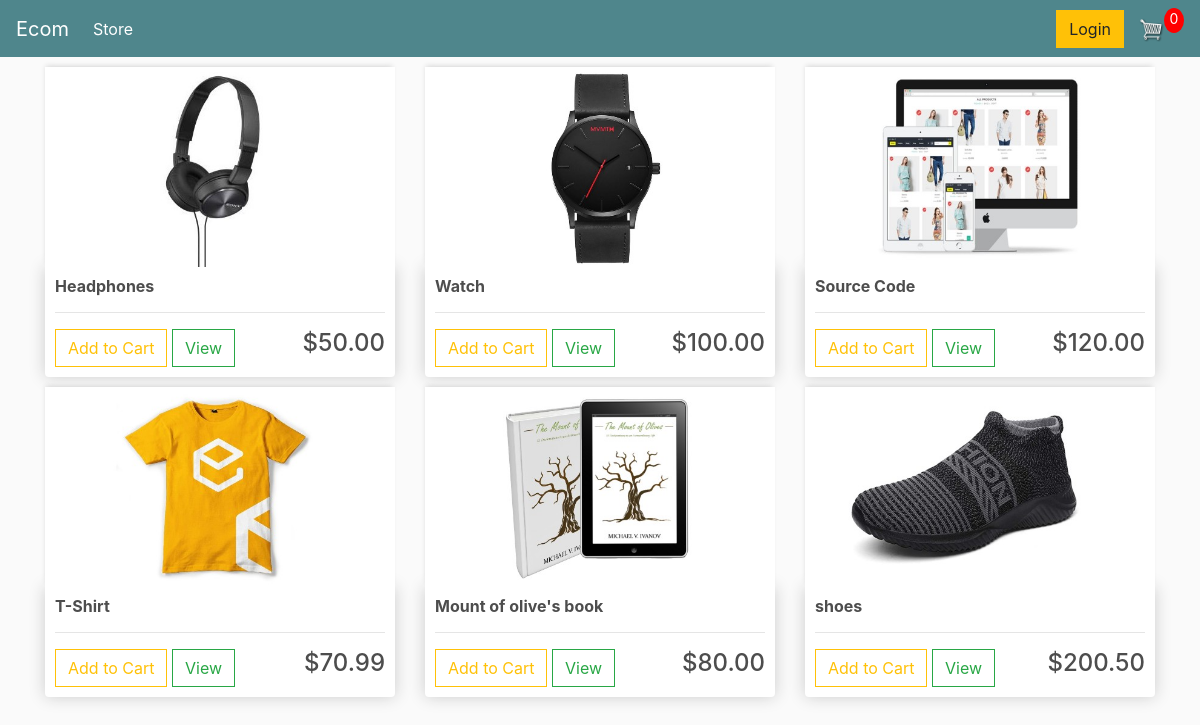
The page / on the database its author committed.
### store/models.py (models this page shows, shortened)
class Product(models.Model):
    name = models.CharField(max_length=200,null=True)
    price = models.FloatField()
    digital = models.BooleanField(default=False,null=True,blank=False)
    image = models.ImageField(null=True,blank=True)
    @property
    def imageURL(self):
        try:
            url = self.image.url
        except:
            url = ''
        return url

### store/views.py (the view)
# urls.py: path('', include('store.urls')),
def store(request):
    if request.user.is_authenticated:
        customer = request.user.customer
        order , created = Order.objects.get_or_create(customer = customer,complete = False)
        items = order.orderitems_set.all()
        cart_items = order.get_cart_items
    else:
        items = []
        order = {'get_cart_items': 0, 'get_cart_total' : 0}
        cart_items = order['get_cart_items']
    products = Product.objects.all()
    context = {"products" : products,'cart_items':cart_items}
    return render(request,'store/store.html',context)

### store/templates/store/store.html
{% extends 'store/main.html' %} {% load static %} {% block content %}
<div class="row">
  {% for product in products %}
  <div class="col-lg-4">
    <img
      class="thumbnail"
      src="{{ product.imageURL }}"
    />
    <div class="box-element product">
      <h6><strong>{{ product.name }}</strong></h6>
      <hr />
      <button data-product="{{product.id}}" data-action="add" class="btn btn-outline-warning add-btn update-cart">Add to Cart</button>
      <a class="btn btn-outline-success" href="#">View</a>
      <h4 style="display: inline-block; float: right">${{product.price|floatformat:2}}</h4>
    </div>
  </div>
  {% endfor %}
</div>
{% endblock content %}

### store/templates/store/main.html (shortened to what this page needs)
<!DOCTYPE html>
{% load static %}
<html lang="en">
  <head>
    <link
      rel="stylesheet"
      href="https://stackpath.bootstrapcdn.com/bootstrap/4.4.1/css/bootstrap.min.css"
    />
    <link rel="stylesheet" type="text/css" href="{% static 'css/main.css' %}" />
  </head>
  <body>
    {% include 'store/navbar.html' %}
    <div class="container">{% block content %} {% endblock %}</div>
  </body>
</html>

### store/templates/store/navbar.html (shortened to what this page needs)
{% load static %}
<nav class="navbar navbar-expand-lg navbar-dark bg-dark">
  <a class="navbar-brand" href="{% url 'store' %}">Ecom</a>
  <div class="collapse navbar-collapse" id="navbarSupportedContent">
    <ul class="navbar-nav mr-auto">
      <li class="nav-item active">
        <a class="nav-link" href="{% url 'store' %}"
          >Store <span class="sr-only">(current)</span></a
        >
      </li>
    </ul>
    <div class="form-inline my-2 my-lg-0">
      <a href="#" class="btn btn-warning">Login</a>
      <a href="{% url 'cart' %}">
        <img id="cart-icon" src="{% static 'images/cart.png' %}" />
      </a>
      <p id="cart-total">{{cart_items}}</p>
    </div>
  </div>
</nav>

### static/css/main.css (style rules this page uses)
body { background-color: hsl(0, 0%, 98%); }
h1,h2,h3,h4,h5,h6 { color:hsl(0, 0%, 30%); }
.box-element { box-shadow:hsl(0, 0%, 80%) 0 0 16px; background-color: #fff; border-radius: 4px; padding: 10px; }
.thumbnail { width: 100%; height: 200px; -webkit-box-shadow: -1px -3px 5px -2px rgba(214,214,214,1); -moz-box-shadow: -1px -3px 5px -2px rgba(214,214,214,1); box-shadow: -1px -3px 5px -2px rgba(214,214,214,1); }
.product { border-radius: 0 0 4px 4px; }
.bg-dark { background-color: #4f868c!important; }
#cart-icon { width:25px; display: inline-block; margin-left: 15px; }
#cart-total { display: block; text-align: center; color:#fff; background-color: red; width: 20px; height: 25px; border-radius: 50%; font-size: 14px; }
.col-lg-4, .col-lg-6, .col-lg-8, .col-lg-12 { margin-top: 10px; }
.btn { border-radius: 0; }

### rows shown on the page
Product: imageURL (picture), name "Headphones", price "50.00"
Product: imageURL (picture), name "Watch", price "100.00"
Product: imageURL (picture), name "Source Code", price "120.00"
Product: imageURL (picture), name "T-Shirt", price "70.99"
Product: imageURL (picture), name "Mount of olive's book", price "80.00"
Product: imageURL (picture), name "shoes", price "200.50"

### other values the page prints
{{ cart_items }} "0"
